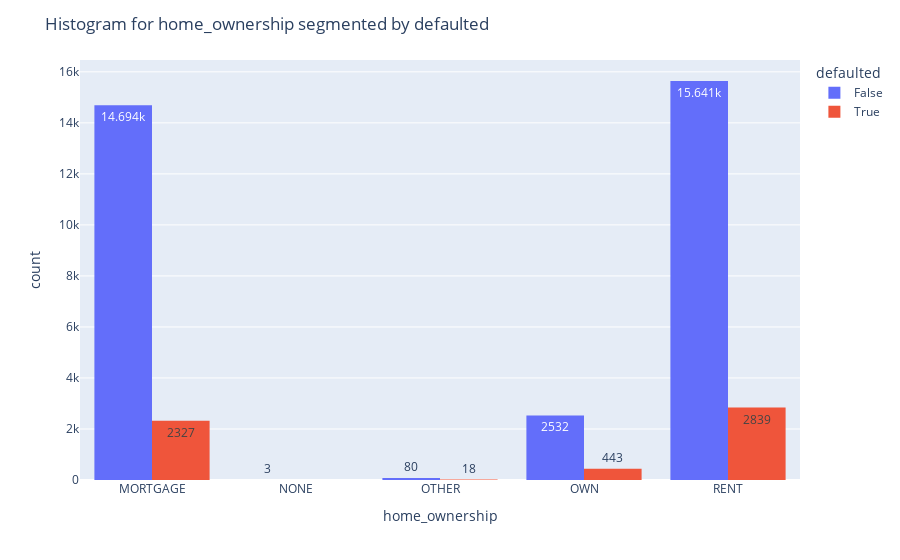

This figure's notebook cell:
### Markdown cell above
With grade

### Code cell
plot_hist('home_ownership')

### Figure 1 — Plotly figure (JSON) as saved in the notebook; plotly's stock layout.template omitted (floating-point values rounded to 4 significant figures; data arrays with more than 128 entries replaced by an {"elided": "..."} marker saying what was removed)
{"data": [{"alignmentgroup": "True", "bingroup": "x", "hovertemplate": "defaulted=False<br>home_ownership=%{x}<br>count=%{y}<extra></extra>", "legendgroup": "False", "marker": {"color": "#636efa", "pattern": {"shape": ""}}, "name": "False", "offsetgroup": "False", "orientation": "v", "showlegend": true, "texttemplate": "%{value}", "type": "histogram", "x": {"elided": "32950 str values"}, "xaxis": "x", "yaxis": "y"}, {"alignmentgroup": "True", "bingroup": "x", "hovertemplate": "defaulted=True<br>home_ownership=%{x}<br>count=%{y}<extra></extra>", "legendgroup": "True", "marker": {"color": "#EF553B", "pattern": {"shape": ""}}, "name": "True", "offsetgroup": "True", "orientation": "v", "showlegend": true, "texttemplate": "%{value}", "type": "histogram", "x": {"elided": "5627 str values"}, "xaxis": "x", "yaxis": "y"}], "layout": {"barmode": "group", "legend": {"title": {"text": "defaulted"}, "tracegroupgap": 0}, "margin": {"t": 60}, "title": {"text": "Histogram for home_ownership segmented by defaulted"}, "xaxis": {"anchor": "y", "categoryarray": ["MORTGAGE", "NONE", "OTHER", "OWN", "RENT"], "categoryorder": "array", "domain": [0, 1], "title": {"text": "home_ownership"}, "type": "category"}, "yaxis": {"anchor": "x", "domain": [0, 1], "title": {"text": "count"}}}}
